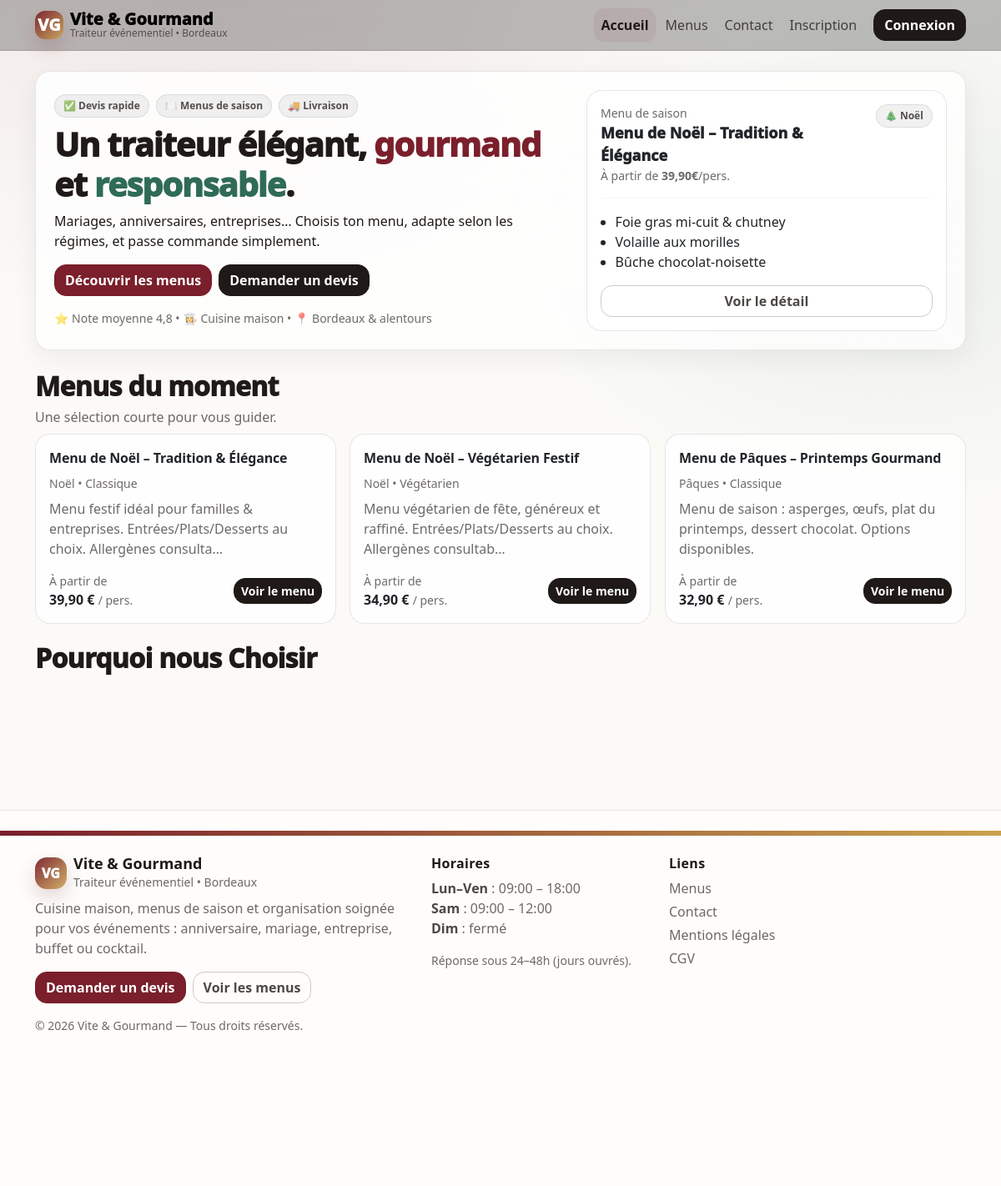
The page / on the database its author committed.
### tables this page shows
CREATE TABLE menus (
  id INT AUTO_INCREMENT PRIMARY KEY,
  title VARCHAR(190) NOT NULL,
  description TEXT NOT NULL,
  price DECIMAL(10,2) NOT NULL,
  min_people INT NOT NULL,
  max_price DECIMAL(10,2) DEFAULT NULL,
  stock INT NOT NULL DEFAULT 0,
  theme_id INT NULL,
  diet_id INT NULL,
  created_at DATETIME DEFAULT CURRENT_TIMESTAMP,
  CONSTRAINT fk_menus_theme FOREIGN KEY (theme_id) REFERENCES themes(id),
  CONSTRAINT fk_menus_diet  FOREIGN KEY (diet_id)  REFERENCES diets(id)
);

CREATE TABLE themes (
  id INT AUTO_INCREMENT PRIMARY KEY,
  name VARCHAR(100) NOT NULL UNIQUE
);

CREATE TABLE diets (
  id INT AUTO_INCREMENT PRIMARY KEY,
  name VARCHAR(100) NOT NULL UNIQUE
);

### app/Controllers/HomeController.php (called while the page is built, shortened)
<?php
class HomeController
{
    public function index(): void
    {
        $pdo = Database::getConnection();
        $stmt = $pdo->query("
            SELECT m.id, m.title, m.description, m.price, m.min_people, m.stock,
                   t.name AS theme, d.name AS diet
            FROM menus m
            LEFT JOIN themes t ON t.id = m.theme_id
            LEFT JOIN diets d ON d.id = m.diet_id
            ORDER BY m.created_at DESC
            LIMIT 3
        ");
        $featuredMenus = $stmt->fetchAll() ?: [];
        require BASE_PATH . '/app/Views/home.php';
    }
}

### app/Views/home.php (the view, shortened to what this page needs)
<?php
require_once BASE_PATH . '/app/Views/layouts/header.php';
?>
<section class="section">
  <div class="mb-2">
    <h2 class="section-title">Menus du moment</h2>
    <p class="section-subtitle">Une sélection courte pour vous guider.</p>
  </div>
  <?php if (empty($featuredMenus)): ?>
    <div class="text-muted">Aucun menu disponible pour le moment.</div>
  <?php else: ?>
    <div class="row g-3">
      <?php foreach ($featuredMenus as $featuredMenus): ?>
        <div class="col-12 col-md-6 col-lg-4">
          <div class="card h-100">
            <div class="card-body d-flex flex-column">
              <div class="mb-2">
                <div class="card-title"><?= htmlspecialchars($featuredMenus['title'] ?? '') ?></div>
                <div class="text-muted small">
                  <?= htmlspecialchars($featuredMenus['theme'] ?? '—') ?> •
                  <?= htmlspecialchars($featuredMenus['diet'] ?? '—') ?>
                </div>
              </div>
              <p class="text-muted mb-3">
                <?= nl2br(htmlspecialchars(mb_strimwidth($featuredMenus['description'] ?? '', 0, 100, '…'))) ?>
              </p>
              <div class="mt-auto d-flex justify-content-between align-items-center">
                <div>
                  <div class="text-muted small">À partir de</div>
                  <strong><?= number_format((float)($featuredMenus['price'] ?? 0), 2, ',', ' ') ?> €</strong>
                  <span class="text-muted small">/ pers.</span>
                </div>
                <a class="btn btn-dark btn-sm"
                   href="?r=menu_show&id=<?= (int)($featuredMenus['id'] ?? 0) ?>">
                  Voir le menu
                </a>
              </div>
            </div>
          </div>
        </div>
      <?php endforeach; ?>
    </div>
  <?php endif; ?>
</section>
<section class="section">
  <div class="mb-2">
    <h2 class="section-title">Pourquoi nous Choisir</h2>
  </div>
  <div class="row g-3">
    <div class="col-md-4">
    </div>
    <div class="col-md-4">
    </div>
    <div class="col-md-4">
    </div>
  </div>
</section>
<?php
require_once BASE_PATH . '/app/Views/layouts/footer.php';
?>

### public/assets/css/style.css (style rules this page uses)
:root { --bg: #fbfaf7; --surface: #ffffff; --surface-2: rgba(255,255,255,.65); --text: #1f1a17; --muted: rgba(31,26,23,.65); --burgundy: #7a1f2b; --sage: #2f6b57; --gold: #c9a24e; --border: rgba(31,26,23,.10); --shadow-sm: 0 10px 30px rgba(31,26,23,.06); --shadow-md: 0 18px 50px rgba(31,26,23,.10); --radius: 18px; }
* { box-sizing: border-box; }
html, body { height: 100%; }
body { background: radial-gradient(1200px 700px at 20% 0%, rgba(122,31,43,.08), transparent 55%), radial-gradient(900px 600px at 90% 20%, rgba(47,107,87,.08), transparent 55%), var(--bg); color: var(--text); font-family: system-ui, -apple-system, Segoe UI, Roboto, Arial, "Apple Color Emoji","Segoe UI Emoji"; line-height: 1.5; }
a { color: inherit; }
.text-muted { color: var(--muted) !important; }
.section { margin-top: 22px; margin-bottom: 22px; }
.section-title { font-weight: 950; letter-spacing: -0.02em; margin: 0; }
.section-subtitle { color: var(--muted); margin: 6px 0 0; }
.btn { border-radius: 14px !important; font-weight: 800; }
.btn-dark { background: #1f1a17 !important; border-color: #1f1a17 !important; }
.card { border: 1px solid var(--border) !important; border-radius: var(--radius) !important; box-shadow: none !important; background: rgba(255,255,255,.82); }
.card .card-title { font-weight: 900; letter-spacing: -0.01em; }

### rows shown on the page
menus: title "Menu de Noël – Tradition & Élégance", theme.name "Noël", diet.name "Classique", description "Menu festif idéal pour familles & entreprises. Entrées/Plats/Desserts au choix. Allergènes consulta…", price "39,90"
menus: title "Menu de Noël – Végétarien Festif", theme.name "Noël", diet.name "Végétarien", description "Menu végétarien de fête, généreux et raffiné. Entrées/Plats/Desserts au choix. Allergènes consultab…", price "34,90"
menus: title "Menu de Pâques – Printemps Gourmand", theme.name "Pâques", diet.name "Classique", description "Menu de saison : asperges, œufs, plat du printemps, dessert chocolat. Options disponibles.", price "32,90"
